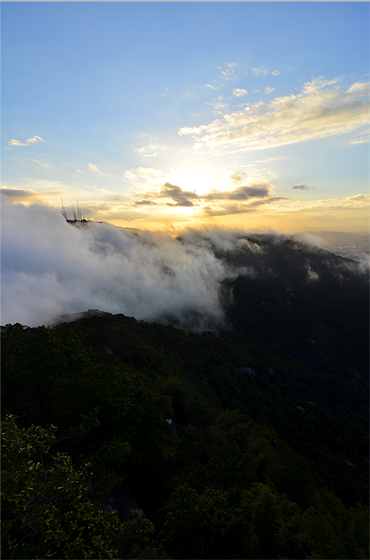
#> input picture resources/low-contrast.png, 370 x 560 px
$ python rotate.py resources/low-contrast.png 1.0
#> lines starting #> are read from the running program, lines starting #| are printed output that depends on the picture; long printed decimals are rounded
#!/usr/bin/python3
import argparse

import cv2
import numpy as np


def main():
  parser = argparse.ArgumentParser(
    description='Rotates an image.',
    formatter_class=argparse.ArgumentDefaultsHelpFormatter)
  parser.add_argument('input_image_filename', help='Input image filename')
  parser.add_argument('angle', type=float, help='Angle of rotation in degree')
  args = parser.parse_args()
  input_image = cv2.imread(args.input_image_filename)
#> input_image is the input picture: shape (560, 370, 3); mean B, G, R 102.3, 99.4, 91.6
  if input_image is None:
    error('Image not found!')
  output_image = rotate(input_image, args.angle)
  cv2.imshow('input', input_image)
  cv2.imshow('output', output_image)
  cv2.waitKey(0)
  cv2.destroyAllWindows()

def error(msg):
  print(msg)
  exit(1)


def rotate(image, angle_degree):
#> called with angle_degree = 1
  def rotate_point(x, y):
    rotated_x = cosine * (x - x_center) - sine * (y - y_center) + x_center
    rotated_y = sine * (x - x_center) + cosine * (y - y_center) + y_center
    return rotated_x, rotated_y

  def distance_points(p0, p1):
    (x0, y0) = p0
    (x1, y1) = p1
    euclidean_distance = np.linealg.norm([[x0, x1],
                                          [y0, y1]])
    return euclidean_distance

  def makeBorders():
    min_x, min_y = minimas
    max_x, max_y = maximas
    top = 0 if min_y >= 0 else -min_y
    left = 0 if min_x >=0 else -min_x
    bottom = 0 if max_y < height else max_y - (height - 1)
    right = 0 if max_x < width else max_x - (width - 1)
    return cv2.copyMakeBorder(image, top, bottom, left, right, cv2.BORDER_CONSTANT, value=0)

  angle_degree %= 360
  if angle_degree == 0:
    print('Doing nothing, angle is zero!')
    return image
  print('Input shape:\n', image.shape)
#| Input shape:
#|  (560, 370, 3)
  height, width = image.shape[:2]
#> height = 560; width = 370
  x_center = (width - 1) / 2
#> x_center = 184.5
  y_center = (height - 1) / 2
#> y_center = 279.5
  print('Center = ({},{})'.format(x_center, y_center))
#| Center = (184.5,279.5)
  angle_radian = np.radians(angle_degree)
  cosine = np.cos(angle_radian)
  sine = np.sin(angle_radian)
  boundaries = np.array([[        0, 0],
                         [width - 1, 0],
                         [width - 1, height - 1],
                         [        0, height -1 ]])
#> boundaries = [[0, 0], [369, 0], [369, 559], [0, 559]]
  print('Input Boundaries:\n', boundaries)
#| Input Boundaries:
#|  [[  0   0]
#|  [369   0]
#|  [369 559]
#|  [  0 559]]
  rotated_boundaries = [rotate_point(x, y) for x, y in boundaries]
  print('Rotated Boundaries:\n', rotated_boundaries)
#| Rotated Boundaries:
#|  [(4.906, -3.177), (373.850, 3.263), (364.094, 562.177), (-4.850, 555.737)]

  def func(x):
    new_x = np.floor(x) if x < 0 else np.ceil(x)
    return new_x

  maximas = np.int32(np.ceil(np.max(rotated_boundaries, 0)))
#> maximas = [374, 563]
  minimas = np.int32(np.floor(np.min(rotated_boundaries, 0)))
#> minimas = [-5, -4]
  print('TopLeft = ({}, {}) BottomRight = ({}, {})'.format(minimas[0], minimas[1], maximas[0], maximas[1]))
#| TopLeft = (-5, -4) BottomRight = (374, 563)
  cosine = np.cos(-angle_radian)
  sine = np.sin(-angle_radian)
  rotated_width = maximas[0] - minimas[0]
  rotated_height = maximas[1] - minimas[1]
  print('New Size: width: {}, height: {}'.format(rotated_width, rotated_height))
#| New Size: width: 379, height: 567
  cols_indexes, rows_indexes = np.meshgrid(np.arange(minimas[0], maximas[0] + 1), np.arange(minimas[1], maximas[1] + 1))
  cols_mapping = cosine * (cols_indexes - x_center) - sine * (rows_indexes - y_center) + x_center
  rows_mapping = sine * (cols_indexes - x_center) + cosine * (rows_indexes - y_center) + y_center
  print('cols mapping:\n', cols_mapping)
#> (printed output is left out)
  print('rows_mapping:\n', rows_mapping)
#> (printed output is left out)
  cols_mapping = np.int32(np.floor(cols_mapping))
  rows_mapping = np.int32(np.floor(rows_mapping))
  print('cols mapping:\n', cols_mapping)
#> (printed output is left out)
  print('rows_mapping:\n', rows_mapping)
#> (printed output is left out)
  output_image = np.zeros((rotated_height, rotated_width, 3), np.uint8)
  print(output_image.shape)
#| (567, 379, 3)
  for i, j, x, y in zip(cols_indexes.reshape(-1), rows_indexes.reshape(-1), cols_mapping.reshape(-1), rows_mapping.reshape(-1)):
    if 0 <= x < image.shape[1] and 0 <= y < image.shape[0]:
      output_image[i, j] = image[x, y]
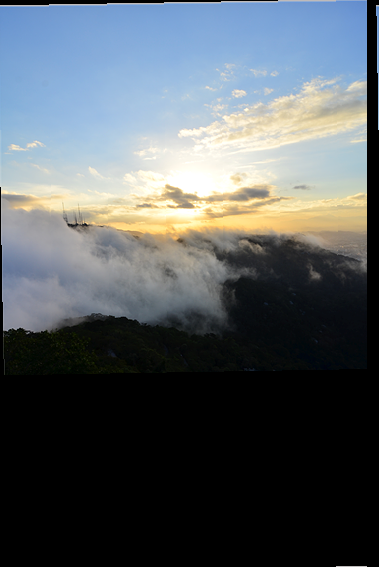
#> output_image: shape (567, 379, 3); mean B, G, R 96.9, 92.4, 85.7
  output_image = output_image[:image.shape[0], :image.shape[1]]
  print('Ouput shape:\n', output_image.shape)
  return output_image


if __name__=='__main__':
#> (the run stopped early here; a loop or call above may not have finished)
